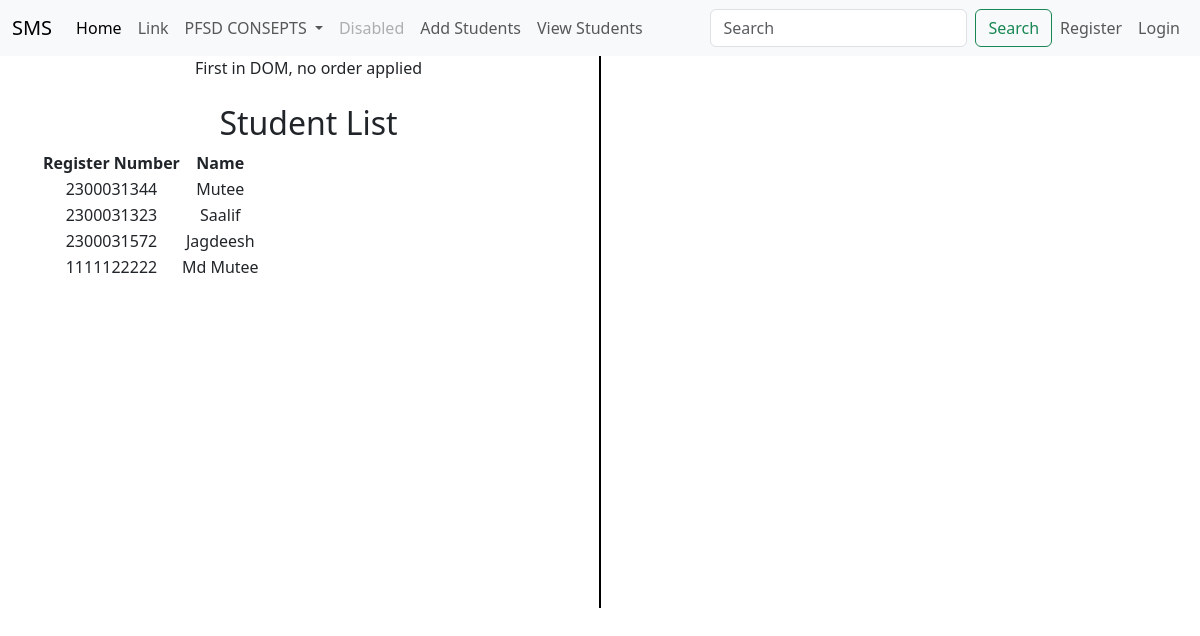
The page /student_list/ on the database its author committed.
### adminapp/models.py (models this page shows, shortened)
class StudentList(models.Model):
    Register_Number = models.CharField(max_length=10, unique=True)
    Name = models.CharField(max_length=100)
    user = models.OneToOneField(User, on_delete=models.CASCADE, null=True)

### adminapp/views.py (the view)
# urls.py: path('student_list/', views.student_list, name='student_list'),
def student_list(request):
    students = StudentList.objects.all()
    return render(request, 'adminapp/student_list.html', {'students': students})

### templates/adminapp/student_list.html (shortened to what this page needs)
{% extends 'Navbar/ProjectNavbar.html' %}
{% load static %}
{% block body %}
<div class="container text-center">
  <div class="row">
    <div class="col">
      First in DOM, no order applied
        <br><br>
            <h2>Student List</h2>
<table>
    <tr>
        <th>Register Number</th>
        <th>Name</th>
    </tr>
    {% for student in students %}
    <tr>
        <td>{{ student.Register_Number }}</td>
        <td>{{ student.Name }}</td>
    </tr>
    {% endfor %}
</table>
    </div>
      <br><br><br><br><br><br><br><br><br><br><br><br><br><br><br><br>
      <br><br><br><br><br><br><br>
       <div class="col-auto d-flex align-items-center">
      <div style="border-left: 2px solid black; height: 100%;"></div>
    </div>
    <div class="col">
        <br><br>
    </div>
  </div>
</div>
{% endblock %}

### rows shown on the page
StudentList: Register_Number "2300031344", Name "Mutee"
StudentList: Register_Number "2300031323", Name "Saalif"
StudentList: Register_Number "2300031572", Name "Jagdeesh"
StudentList: Register_Number "1111122222", Name "Md Mutee"
